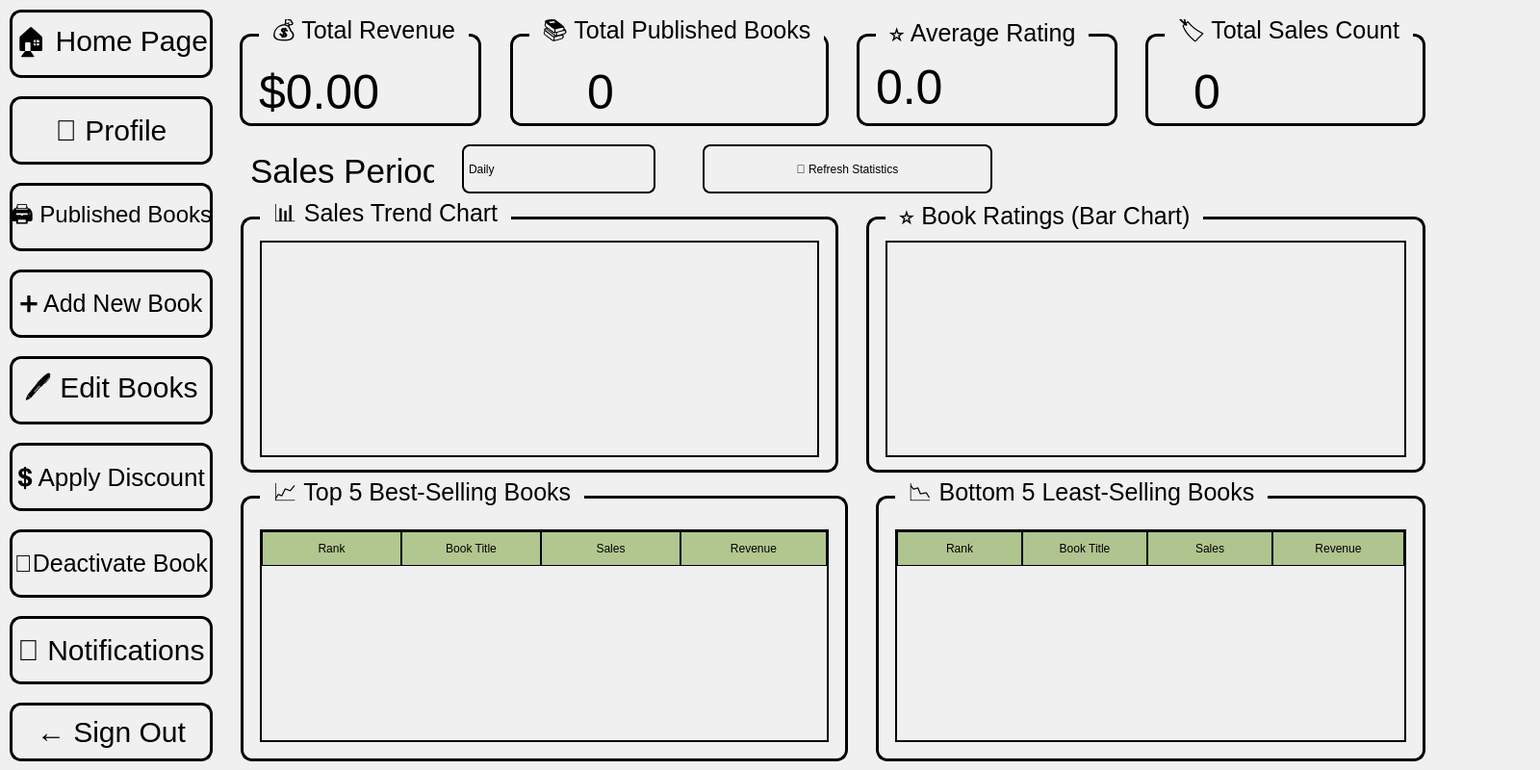
<?xml version="1.0" encoding="UTF-8"?>
<ui version="4.0">
 <class>PublisherWindow</class>
 <widget class="QWidget" name="PublisherWindow">
  <property name="geometry">
   <rect>
    <x>0</x>
    <y>0</y>
    <width>1600</width>
    <height>800</height>
   </rect>
  </property>
  <property name="windowTitle">
   <string>Book Club - Publisher</string>
  </property>
  <property name="windowIcon">
   <iconset resource="../resources.qrc">
    <normaloff>:/resources/icon.jpg</normaloff>:/resources/icon.jpg</iconset>
  </property>
  <property name="styleSheet">
   <string notr="true">background-image: url(:/resources/main.jpg);</string>
  </property>
  <widget class="QFrame" name="frame">
   <property name="geometry">
    <rect>
     <x>0</x>
     <y>0</y>
     <width>1600</width>
     <height>800</height>
    </rect>
   </property>
   <property name="styleSheet">
    <string notr="true">QFrame {
	background-color: rgba(255,255,255,10);
}</string>
   </property>
   <property name="frameShape">
    <enum>QFrame::Shape::StyledPanel</enum>
   </property>
   <property name="frameShadow">
    <enum>QFrame::Shadow::Raised</enum>
   </property>
   <widget class="QPushButton" name="pushButton">
    <property name="geometry">
     <rect>
      <x>10</x>
      <y>10</y>
      <width>211</width>
      <height>71</height>
     </rect>
    </property>
    <property name="styleSheet">
     <string notr="true">QPushButton {
	font: 700 9pt &quot;Script MT Bold&quot;;
	font-size:30px;
	color: rgb(0, 0, 0);
	border: 3px solid black;
	border-radius: 12px;
	background: transparent;
}
</string>
    </property>
    <property name="text">
     <string>🏠 Home Page</string>
    </property>
   </widget>
   <widget class="QPushButton" name="pubProfilePushButton">
    <property name="geometry">
     <rect>
      <x>10</x>
      <y>100</y>
      <width>211</width>
      <height>71</height>
     </rect>
    </property>
    <property name="styleSheet">
     <string notr="true">QPushButton {
	font: 700 9pt &quot;Script MT Bold&quot;;
	font-size:30px;
	color: rgb(0, 0, 0);
	border: 3px solid black;
	border-radius: 12px;
	background: transparent;
}</string>
    </property>
    <property name="text">
     <string>👤 Profile</string>
    </property>
   </widget>
   <widget class="QPushButton" name="quitPushButton">
    <property name="geometry">
     <rect>
      <x>10</x>
      <y>730</y>
      <width>211</width>
      <height>61</height>
     </rect>
    </property>
    <property name="styleSheet">
     <string notr="true">QPushButton {
	font: 700 9pt &quot;Script MT Bold&quot;;
	font-size:30px;
	color: rgb(0, 0, 0);
	border: 3px solid black;
	border-radius: 12px;
	background: transparent;
}</string>
    </property>
    <property name="text">
     <string>← Sign Out</string>
    </property>
   </widget>
   <widget class="QPushButton" name="newBooksPushButton">
    <property name="geometry">
     <rect>
      <x>10</x>
      <y>280</y>
      <width>211</width>
      <height>71</height>
     </rect>
    </property>
    <property name="styleSheet">
     <string notr="true">QPushButton {
	font: 700 9pt &quot;Script MT Bold&quot;;
	font-size:25px;
	color: rgb(0, 0, 0);
	border: 3px solid black;
	border-radius: 12px;
	background: transparent;
}</string>
    </property>
    <property name="text">
     <string>➕ Add New Book</string>
    </property>
   </widget>
   <widget class="QPushButton" name="editBooksPushButton">
    <property name="geometry">
     <rect>
      <x>10</x>
      <y>370</y>
      <width>211</width>
      <height>71</height>
     </rect>
    </property>
    <property name="styleSheet">
     <string notr="true">QPushButton {
	font: 700 9pt &quot;Script MT Bold&quot;;
	font-size:30px;
	color: rgb(0, 0, 0);
	border: 3px solid black;
	background: transparent;
	border-radius: 12px;
}</string>
    </property>
    <property name="text">
     <string>🖊️ Edit Books</string>
    </property>
   </widget>
   <widget class="QPushButton" name="discountPushButton">
    <property name="geometry">
     <rect>
      <x>10</x>
      <y>460</y>
      <width>211</width>
      <height>71</height>
     </rect>
    </property>
    <property name="styleSheet">
     <string notr="true">QPushButton {
	font: 700 9pt &quot;Script MT Bold&quot;;
	font-size:26px;
	color: rgb(0, 0, 0);
	border: 3px solid black;
	background: transparent;
	border-radius: 12px;
}</string>
    </property>
    <property name="text">
     <string>💲 Apply Discount</string>
    </property>
   </widget>
   <widget class="QPushButton" name="deactivatePushButton">
    <property name="geometry">
     <rect>
      <x>10</x>
      <y>550</y>
      <width>211</width>
      <height>71</height>
     </rect>
    </property>
    <property name="styleSheet">
     <string notr="true">QPushButton {
	font: 700 9pt &quot;Script MT Bold&quot;;
	font-size:25px;
	color: rgb(0, 0, 0);
	border: 3px solid black;
	border-radius: 12px;
	background: transparent;
}</string>
    </property>
    <property name="text">
     <string>🚫Deactivate Book</string>
    </property>
   </widget>
   <widget class="QPushButton" name="notifPushButton">
    <property name="geometry">
     <rect>
      <x>10</x>
      <y>640</y>
      <width>211</width>
      <height>71</height>
     </rect>
    </property>
    <property name="styleSheet">
     <string notr="true">QPushButton {
	font: 700 9pt &quot;Script MT Bold&quot;;
	font-size:30px;
	color: rgb(0, 0, 0);
	border: 3px solid black;
	border-radius: 12px;
	background: transparent;
}</string>
    </property>
    <property name="text">
     <string>🔔 Notifications</string>
    </property>
   </widget>
   <widget class="QFrame" name="frame_2">
    <property name="geometry">
     <rect>
      <x>230</x>
      <y>0</y>
      <width>1270</width>
      <height>800</height>
     </rect>
    </property>
    <property name="styleSheet">
     <string notr="true">background: transparent;
</string>
    </property>
    <property name="frameShape">
     <enum>QFrame::Shape::StyledPanel</enum>
    </property>
    <property name="frameShadow">
     <enum>QFrame::Shadow::Raised</enum>
    </property>
    <widget class="QLabel" name="chartTypeLabel">
     <property name="geometry">
      <rect>
       <x>30</x>
       <y>160</y>
       <width>191</width>
       <height>35</height>
      </rect>
     </property>
     <property name="styleSheet">
      <string notr="true">color: rgb(0, 0, 0);
font: 700 9pt &quot;Script MT Bold&quot;;
font-size:35px;
background: transparent;</string>
     </property>
     <property name="text">
      <string>Sales Period:</string>
     </property>
    </widget>
    <widget class="QComboBox" name="chartPeriodCombo">
     <property name="geometry">
      <rect>
       <x>250</x>
       <y>150</y>
       <width>201</width>
       <height>51</height>
      </rect>
     </property>
     <property name="styleSheet">
      <string notr="true">QComboBox {
	font: 700 18pt &quot;Script MT&quot;;
	border: 2px solid rgb(0, 0, 0);
	border-radius: 8px;
	padding: 5px;
	color: black;
background: transparent;
}
QComboBox::drop-down {
	border: none;
	width: 30px;
}
QComboBox QAbstractItemView {
	font: 600 11pt &quot;Segoe UI&quot;;
	selection-background-color: rgb(0, 85, 170);
}</string>
     </property>
     <item>
      <property name="text">
       <string>Daily</string>
      </property>
     </item>
     <item>
      <property name="text">
       <string>Weekly</string>
      </property>
     </item>
     <item>
      <property name="text">
       <string>Monthly</string>
      </property>
     </item>
    </widget>
    <widget class="QPushButton" name="refreshStatsButton">
     <property name="geometry">
      <rect>
       <x>500</x>
       <y>150</y>
       <width>301</width>
       <height>51</height>
      </rect>
     </property>
     <property name="styleSheet">
      <string notr="true">QPushButton {
	font: 700 18pt &quot;Script MT Bold&quot;;
	color: black;
	border: 2px solid black;
	background: transparent;
	border-radius: 8px;
}</string>
     </property>
     <property name="text">
      <string>🔄 Refresh Statistics</string>
     </property>
    </widget>
    <widget class="QGroupBox" name="groupBox">
     <property name="geometry">
      <rect>
       <x>19</x>
       <y>20</y>
       <width>251</width>
       <height>111</height>
      </rect>
     </property>
     <property name="styleSheet">
      <string notr="true">QGroupBox {
    font: 700 12pt &quot;Script MT Bold&quot;;
    font-size: 25px;
    color: rgb(0, 0, 0);
    border: 3px solid black;
    border-radius: 12px;
    margin-top: 15px;
	background: transparent;
    padding-top: 10px;
}

QGroupBox::title {
    subcontrol-origin: margin;
    left: 20px;
    padding: 0 10px;
}</string>
     </property>
     <property name="title">
      <string>💰 Total Revenue</string>
     </property>
     <widget class="QLabel" name="revenueValueLabel">
      <property name="geometry">
       <rect>
        <x>20</x>
        <y>50</y>
        <width>260</width>
        <height>50</height>
       </rect>
      </property>
      <property name="styleSheet">
       <string notr="true">color: rgb(0, 0, 0);
font: 700 9pt &quot;Script MT Bold&quot;;
font-size:50px;
background: transparent;</string>
      </property>
      <property name="text">
       <string>$0.00</string>
      </property>
     </widget>
    </widget>
    <widget class="QGroupBox" name="groupBox_2">
     <property name="geometry">
      <rect>
       <x>300</x>
       <y>20</y>
       <width>331</width>
       <height>111</height>
      </rect>
     </property>
     <property name="styleSheet">
      <string notr="true">QGroupBox {
    font: 700 12pt &quot;Script MT Bold&quot;;
    font-size: 25px;
    color: rgb(0, 0, 0);
    border: 3px solid black;
	background: transparent;
    border-radius: 12px;
    margin-top: 15px;
    padding-top: 10px;
}

QGroupBox::title {
    subcontrol-origin: margin;
    left: 20px;
    padding: 0 10px;
}</string>
     </property>
     <property name="title">
      <string>📚 Total Published Books</string>
     </property>
     <widget class="QLabel" name="booksValueLabel">
      <property name="geometry">
       <rect>
        <x>80</x>
        <y>50</y>
        <width>131</width>
        <height>50</height>
       </rect>
      </property>
      <property name="styleSheet">
       <string notr="true">color: rgb(0, 0, 0);
font: 700 9pt &quot;Script MT Bold&quot;;
font-size:50px;
background: transparent;</string>
      </property>
      <property name="text">
       <string>0</string>
      </property>
     </widget>
    </widget>
    <widget class="QGroupBox" name="groupBox_3">
     <property name="geometry">
      <rect>
       <x>660</x>
       <y>20</y>
       <width>271</width>
       <height>111</height>
      </rect>
     </property>
     <property name="styleSheet">
      <string notr="true">QGroupBox {
    font: 700 12pt &quot;Script MT Bold&quot;;
    font-size: 25px;
    color: rgb(0, 0, 0);
    border: 3px solid black;
	background: transparent;
    border-radius: 12px;
    margin-top: 15px;
    padding-top: 10px;
}

QGroupBox::title {
    subcontrol-origin: margin;
    left: 20px;
    padding: 0 10px;
}</string>
     </property>
     <property name="title">
      <string>⭐ Average Rating</string>
     </property>
     <widget class="QLabel" name="ratingValueLabel">
      <property name="geometry">
       <rect>
        <x>20</x>
        <y>40</y>
        <width>260</width>
        <height>61</height>
       </rect>
      </property>
      <property name="styleSheet">
       <string notr="true">color: rgb(0, 0, 0);
font: 700 9pt &quot;Script MT Bold&quot;;
font-size:50px;
background: transparent;</string>
      </property>
      <property name="text">
       <string>0.0</string>
      </property>
     </widget>
    </widget>
    <widget class="QGroupBox" name="groupBox_4">
     <property name="geometry">
      <rect>
       <x>960</x>
       <y>20</y>
       <width>291</width>
       <height>111</height>
      </rect>
     </property>
     <property name="styleSheet">
      <string notr="true">QGroupBox {
    font: 700 12pt &quot;Script MT Bold&quot;;
    font-size: 25px;
    color: rgb(0, 0, 0);
	background: transparent;
    border: 3px solid black;
    border-radius: 12px;
    margin-top: 15px;
    padding-top: 10px;
}

QGroupBox::title {
    subcontrol-origin: margin;
    left: 20px;
    padding: 0 10px;
}</string>
     </property>
     <property name="title">
      <string>🏷️ Total Sales Count</string>
     </property>
     <widget class="QLabel" name="salesValueLabel">
      <property name="geometry">
       <rect>
        <x>50</x>
        <y>50</y>
        <width>181</width>
        <height>50</height>
       </rect>
      </property>
      <property name="styleSheet">
       <string notr="true">color: rgb(0, 0, 0);
font: 700 9pt &quot;Script MT Bold&quot;;
font-size:50px;
background: transparent;</string>
      </property>
      <property name="text">
       <string>0</string>
      </property>
     </widget>
    </widget>
    <widget class="QGroupBox" name="groupBox_5">
     <property name="geometry">
      <rect>
       <x>20</x>
       <y>210</y>
       <width>621</width>
       <height>281</height>
      </rect>
     </property>
     <property name="styleSheet">
      <string notr="true">QGroupBox {
    font: 700 12pt &quot;Script MT Bold&quot;;
    font-size: 25px;
    color: rgb(0, 0, 0);
    border: 3px solid black;
    border-radius: 12px;
    margin-top: 15px;
    padding-top: 10px;
	background: transparent;
}

QGroupBox::title {
    subcontrol-origin: margin;
    left: 20px;
    padding: 0 10px;
}</string>
     </property>
     <property name="title">
      <string>📊 Sales Trend Chart</string>
     </property>
     <widget class="QWidget" name="salesChartPlaceholder" native="true">
      <property name="geometry">
       <rect>
        <x>20</x>
        <y>40</y>
        <width>581</width>
        <height>225</height>
       </rect>
      </property>
      <property name="styleSheet">
       <string notr="true">background: transparent;
border: 2px solid black;</string>
      </property>
     </widget>
    </widget>
    <widget class="QGroupBox" name="groupBox_6">
     <property name="geometry">
      <rect>
       <x>670</x>
       <y>210</y>
       <width>581</width>
       <height>281</height>
      </rect>
     </property>
     <property name="styleSheet">
      <string notr="true">QGroupBox {
    font: 700 12pt &quot;Script MT Bold&quot;;
    font-size: 25px;
    color: rgb(0, 0, 0);
    border: 3px solid black;
    border-radius: 12px;
background: transparent;
    margin-top: 15px;
    padding-top: 10px;
}

QGroupBox::title {
    subcontrol-origin: margin;
    left: 20px;
    padding: 0 10px;
}</string>
     </property>
     <property name="title">
      <string>⭐ Book Ratings (Bar Chart)</string>
     </property>
     <widget class="QWidget" name="ratingsChartPlaceholder" native="true">
      <property name="geometry">
       <rect>
        <x>20</x>
        <y>40</y>
        <width>541</width>
        <height>225</height>
       </rect>
      </property>
      <property name="styleSheet">
       <string notr="true">background: transparent;
border: 2px solid black;</string>
      </property>
     </widget>
    </widget>
    <widget class="QGroupBox" name="groupBox_7">
     <property name="geometry">
      <rect>
       <x>20</x>
       <y>500</y>
       <width>631</width>
       <height>291</height>
      </rect>
     </property>
     <property name="styleSheet">
      <string notr="true">QGroupBox {
    font: 700 12pt &quot;Script MT Bold&quot;;
    font-size: 25px;
    color: rgb(0, 0, 0);
background: transparent;
    border: 3px solid black;
    border-radius: 12px;
    margin-top: 15px;
    padding-top: 10px;
}

QGroupBox::title {
    subcontrol-origin: margin;
    left: 20px;
    padding: 0 10px;
}</string>
     </property>
     <property name="title">
      <string>📈 Top 5 Best-Selling Books</string>
     </property>
     <widget class="QTableWidget" name="bestSellersTable">
      <property name="geometry">
       <rect>
        <x>20</x>
        <y>50</y>
        <width>591</width>
        <height>221</height>
       </rect>
      </property>
      <property name="styleSheet">
       <string notr="true">QTableWidget {
	font: 700 11pt &quot;Script MT&quot;;
	gridline-color: rgb(0, 0, 0);
	border: 2px solid black;
background: transparent;
}
QTableWidget::item {
	padding: 8px;
}
QHeaderView::section {
	font: 700 13pt &quot;Script MT&quot;;
	background-color: rgb(178, 199, 143);
	color: rgb(0, 0, 0);
	padding: 8px;
	border: 1px solid black
}</string>
      </property>
      <attribute name="horizontalHeaderDefaultSectionSize">
       <number>145</number>
      </attribute>
      <attribute name="horizontalHeaderStretchLastSection">
       <bool>true</bool>
      </attribute>
      <column>
       <property name="text">
        <string>Rank</string>
       </property>
      </column>
      <column>
       <property name="text">
        <string>Book Title</string>
       </property>
      </column>
      <column>
       <property name="text">
        <string>Sales</string>
       </property>
      </column>
      <column>
       <property name="text">
        <string>Revenue</string>
       </property>
      </column>
     </widget>
    </widget>
    <widget class="QGroupBox" name="groupBox_8">
     <property name="geometry">
      <rect>
       <x>680</x>
       <y>500</y>
       <width>571</width>
       <height>291</height>
      </rect>
     </property>
     <property name="styleSheet">
      <string notr="true">QGroupBox {
    font: 700 12pt &quot;Script MT Bold&quot;;
    font-size: 25px;
    color: rgb(0, 0, 0);
    border: 3px solid black;
    border-radius: 12px;
background: transparent;
    margin-top: 15px;
    padding-top: 10px;
}

QGroupBox::title {
    subcontrol-origin: margin;
    left: 20px;
    padding: 0 10px;
}</string>
     </property>
     <property name="title">
      <string>📉 Bottom 5 Least-Selling Books</string>
     </property>
     <widget class="QTableWidget" name="worstSellersTable">
      <property name="geometry">
       <rect>
        <x>20</x>
        <y>50</y>
        <width>531</width>
        <height>221</height>
       </rect>
      </property>
      <property name="styleSheet">
       <string notr="true">QTableWidget {
	font: 700 11pt &quot;Script MT&quot;;
	gridline-color: rgb(0, 0, 0);
	border: 2px solid black;
background: transparent;
}
QTableWidget::item {
	padding: 8px;
}
QHeaderView::section {
	font: 700 13pt &quot;Script MT&quot;;
	background-color: rgb(176, 196, 143);
	color: rgb(0, 0, 0);
	padding: 8px;
	border: 1px solid black;
}</string>
      </property>
      <attribute name="horizontalHeaderDefaultSectionSize">
       <number>130</number>
      </attribute>
      <attribute name="horizontalHeaderStretchLastSection">
       <bool>true</bool>
      </attribute>
      <column>
       <property name="text">
        <string>Rank</string>
       </property>
      </column>
      <column>
       <property name="text">
        <string>Book Title</string>
       </property>
      </column>
      <column>
       <property name="text">
        <string>Sales</string>
       </property>
      </column>
      <column>
       <property name="text">
        <string>Revenue</string>
       </property>
      </column>
     </widget>
    </widget>
   </widget>
   <widget class="QPushButton" name="publishedPushButton">
    <property name="geometry">
     <rect>
      <x>10</x>
      <y>190</y>
      <width>211</width>
      <height>71</height>
     </rect>
    </property>
    <property name="styleSheet">
     <string notr="true">QPushButton {
	font: 700 9pt &quot;Script MT Bold&quot;;
	font-size:24px;
	color: rgb(0, 0, 0);
	border: 3px solid black;
	border-radius: 12px;
	background: transparent;
}</string>
    </property>
    <property name="text">
     <string>🖨️ Published Books</string>
    </property>
   </widget>
  </widget>
 </widget>
 <layoutdefault spacing="6" margin="11"/>
 <resources>
  <include location="../resources.qrc"/>
 </resources>
 <connections/>
</ui>
